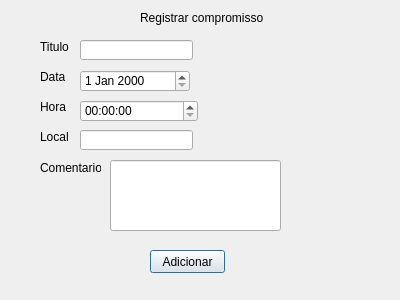
<?xml version="1.0" encoding="UTF-8"?>
<ui version="4.0">
 <class>registrarCompromisso</class>
 <widget class="QDialog" name="registrarCompromisso">
  <property name="geometry">
   <rect>
    <x>0</x>
    <y>0</y>
    <width>400</width>
    <height>300</height>
   </rect>
  </property>
  <property name="windowTitle">
   <string>Dialog</string>
  </property>
  <widget class="QPushButton" name="pushButton">
   <property name="geometry">
    <rect>
     <x>150</x>
     <y>250</y>
     <width>75</width>
     <height>23</height>
    </rect>
   </property>
   <property name="text">
    <string>Adicionar</string>
   </property>
  </widget>
  <widget class="QLabel" name="label">
   <property name="geometry">
    <rect>
     <x>40</x>
     <y>40</y>
     <width>47</width>
     <height>13</height>
    </rect>
   </property>
   <property name="text">
    <string>Titulo</string>
   </property>
  </widget>
  <widget class="QLabel" name="label_2">
   <property name="geometry">
    <rect>
     <x>140</x>
     <y>10</y>
     <width>181</width>
     <height>16</height>
    </rect>
   </property>
   <property name="text">
    <string>Registrar compromisso</string>
   </property>
  </widget>
  <widget class="QLabel" name="label_3">
   <property name="geometry">
    <rect>
     <x>40</x>
     <y>70</y>
     <width>47</width>
     <height>13</height>
    </rect>
   </property>
   <property name="text">
    <string>Data</string>
   </property>
  </widget>
  <widget class="QLabel" name="label_4">
   <property name="geometry">
    <rect>
     <x>40</x>
     <y>130</y>
     <width>47</width>
     <height>13</height>
    </rect>
   </property>
   <property name="text">
    <string>Local</string>
   </property>
  </widget>
  <widget class="QLabel" name="label_5">
   <property name="geometry">
    <rect>
     <x>40</x>
     <y>160</y>
     <width>61</width>
     <height>16</height>
    </rect>
   </property>
   <property name="text">
    <string>Comentarios</string>
   </property>
  </widget>
  <widget class="QLabel" name="label_6">
   <property name="geometry">
    <rect>
     <x>40</x>
     <y>100</y>
     <width>47</width>
     <height>13</height>
    </rect>
   </property>
   <property name="text">
    <string>Hora</string>
   </property>
  </widget>
  <widget class="QLineEdit" name="lineEdit">
   <property name="geometry">
    <rect>
     <x>80</x>
     <y>40</y>
     <width>113</width>
     <height>20</height>
    </rect>
   </property>
  </widget>
  <widget class="QDateEdit" name="dateEdit">
   <property name="geometry">
    <rect>
     <x>80</x>
     <y>70</y>
     <width>110</width>
     <height>22</height>
    </rect>
   </property>
  </widget>
  <widget class="QTimeEdit" name="timeEdit">
   <property name="geometry">
    <rect>
     <x>80</x>
     <y>100</y>
     <width>118</width>
     <height>22</height>
    </rect>
   </property>
  </widget>
  <widget class="QLineEdit" name="lineEdit_2">
   <property name="geometry">
    <rect>
     <x>80</x>
     <y>130</y>
     <width>113</width>
     <height>20</height>
    </rect>
   </property>
  </widget>
  <widget class="QLineEdit" name="lineEdit_3">
   <property name="enabled">
    <bool>true</bool>
   </property>
   <property name="geometry">
    <rect>
     <x>110</x>
     <y>160</y>
     <width>171</width>
     <height>71</height>
    </rect>
   </property>
  </widget>
 </widget>
 <resources/>
 <connections/>
</ui>
